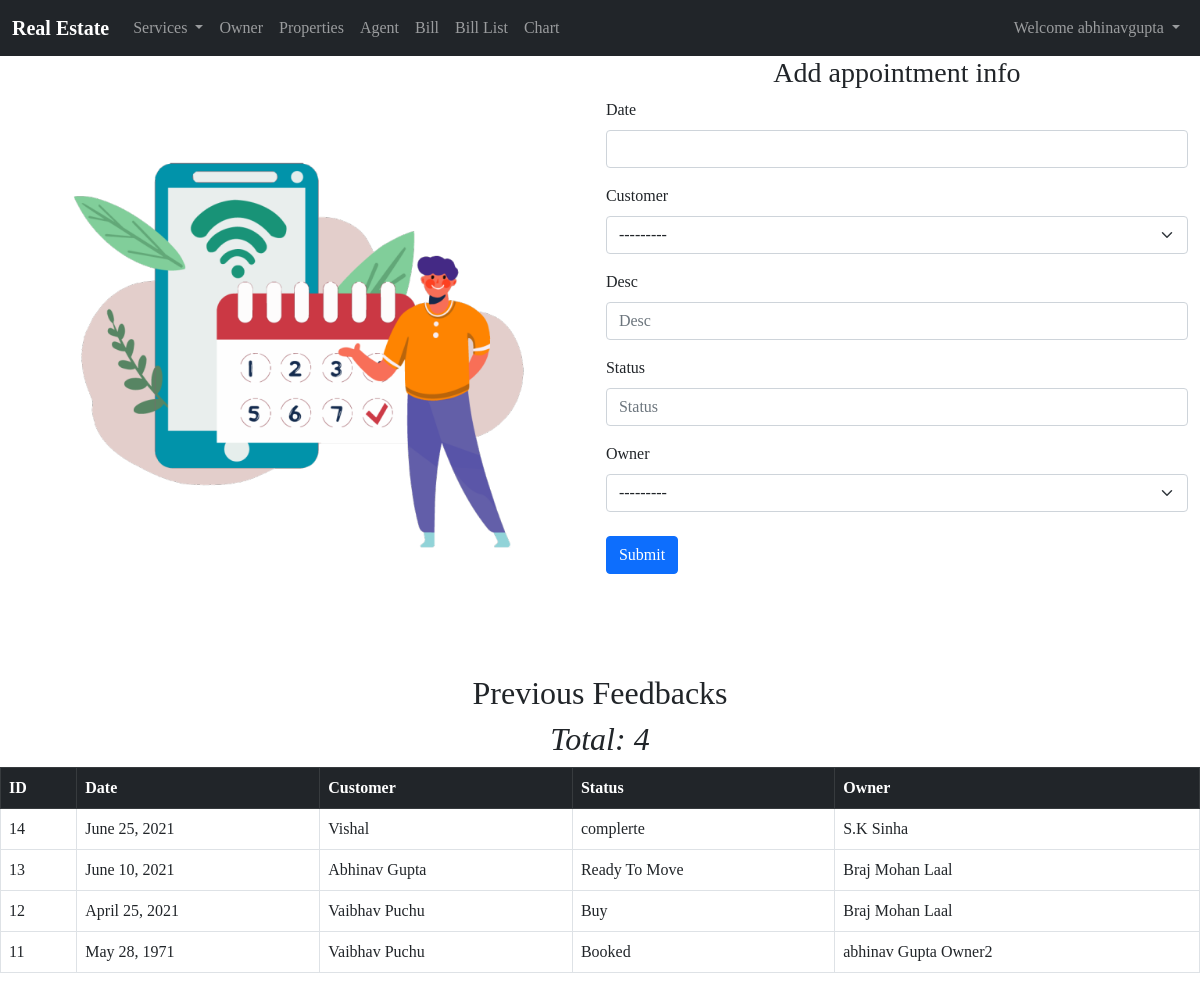
Screenshot of /appointment (signed in) with the database file from the repository.
### Home/models.py (models this page shows, shortened)
class Appointment(models.Model):
    date=models.DateField(auto_now_add=False, null=True,unique = False)
    customer=models.ForeignKey(Customer,on_delete=models.CASCADE)
    desc=models.CharField(max_length=500,null=True)
    status=models.CharField(max_length=50,null=True)
    owner=models.ForeignKey(Owner,on_delete=models.CASCADE)

class Customer(models.Model):
    name=models.CharField(max_length=100)
    email=models.EmailField(max_length=50,unique = True)
    contact=models.IntegerField()
    address=models.TextField()
    image=models.ImageField(upload_to="media/%Y/%m/%d",null=True,blank=True)
    registration=models.ForeignKey(Registration,on_delete=models.CASCADE,null=True,blank=True)
    def __str__(self):
        return self.name

class Owner(models.Model):
    name=models.CharField(max_length=100)
    email=models.EmailField(max_length=50)
    username=models.CharField(max_length=50,unique = True)
    contact=models.IntegerField()
    password=models.CharField(max_length=50)
    def __str__(self):
        return self.name

### Home/views.py (the view, shortened to what this page needs)
# urls.py: path("appointment",views.appointment,name='appointment'),
def appointment(request):
    data=Appointment.objects.all().order_by("-id")
    form=AppointmentForms()
    return render(request,'appointment.html',{'form':form,"feedback":data})

### Home/forms.py
class AppointmentForms(forms.ModelForm):
    class Meta:
        model=Appointment
        fields='__all__'

### templates/appointment.html (shortened to what this page needs)
{% extends 'base.html' %}
{% load static %}
{% load bootstrap5 %}
{% load crispy_forms_tags %}
{% block body %}
<div class="main-container">
    <div class="container-flex container-fluid px-0 mb-4">
        <img src="/static/—Pngtree—cartoon hand drawn mobile appointment_5437868 (1).png" class="d-block w-100 h-80 mx-0" alt="...">
    </div>
    <div class="container-flex container">
        <h3 class="text-center">Add appointment info</h3>
        <form method="post" action="">
            {% bootstrap_form form %}
            <button type="submit" value="Send" class="btn btn-primary my-2 ">Submit</button>
        </form>
    </div>
</div>
<div class="row">
    <div class="col-md-12">
        <h2 class="text-center">Previous Feedbacks</h2>
        <h2 class="text-center"><em>Total: {{feedback|length}}</em></h2>
        <table class="table table-bordered">
            <thead>
                <tr class="table table-dark">
                    <th>ID</th>
                    <th>Date</th>
                    <th>Customer</th>
                    <th>Status</th>
                    <th>Owner</th>
                </tr>
            </thead>
            <tbody>
                {% for msg in feedback %}
                <tr>
                    <td>{{msg.id}}</td>
                    <td>{{msg.date}}</td>
                    <td>{{msg.customer}}</td>
                    <td>{{msg.status}}</td>
                    <td>{{msg.owner}}</td>
                </tr>
                {% endfor %}
            </tbody>
        </table>
    </div>
</div>
    {% endblock body %}

### templates/base.html (shortened to what this page needs)
<!doctype html>
<html lang="en">
<head>
    <link href="https://cdn.jsdelivr.net/npm/bootstrap@5.0.0/dist/css/bootstrap.min.css" rel="stylesheet"
>
    <link rel="stylesheet" href="https://cdnjs.cloudflare.com/ajax/libs/Chart.js/2.8.0/Chart.min.css" />
</head>
<body>
    <nav class="navbar navbar-expand-lg navbar-dark bg-dark">
        <div class="container-fluid">
            <a class="navbar-brand" href="/"><b>Real Estate</b></a>
            <div class="collapse navbar-collapse" id="navbarSupportedContent">
                <ul class="navbar-nav me-auto mb-2 mb-lg-0">
                    <li class="nav-item dropdown">
                        <a class="nav-link dropdown-toggle" href="/services" id="navbarDropdown" role="button"
                            data-bs-toggle="dropdown" aria-expanded="false">
                            Services
                        </a>
                    </li>
                </ul>
                <li class="nav-item">
                    <a class="nav-link" href="owner">Owner</a>
                </li>
                <li class="nav-item">
                    <a class="nav-link" href="property">Properties</a>
                </li>
                <li class="nav-item">
                    <a class="nav-link" href="agent">Agent</a>
                </li>
                <li class="nav-item">
                    <a class="nav-link" href="bill">Bill</a>
                </li>
                <li class="nav-item">
                    <a class="nav-link" href="bills_list">Bill List</a>
                </li>
                <li class="nav-item">
                    <a class="nav-link" href="chart">Chart</a>
                </li>
            {% if user.is_authenticated %}
            <ul class="navbar-nav">
                <li class="nav-item dropdown">
                  <a class="nav-link dropdown-toggle" href="#" id="navbarDropdown" role="button" data-bs-toggle="dropdown" aria-expanded="false">
                    Welcome {{request.user}}
                  </a>
                </li>
            </ul>
            {% endif %}
            </div>
        </div>
    </nav>
    {% if user.is_authenticated %}
    {% block body %}{% endblock body %}
    {% else %}
    <p>Login/Signup First</p>
    {%endif%}
</body>
</html>

### templates/base.html (style rules this page uses)
.container-flex { display: flex; flex-direction: column; }
a { text-decoration: none; }
body { font-family: 'Brush Script MT', cursive; }
.main-container { display: flex; flex-direction: row; }

### rows the page displays
Appointment: id "14", date "June 25, 2021", customer "Vishal", status "complerte", owner "S.K Sinha"
Appointment: id "13", date "June 10, 2021", customer "Abhinav Gupta", status "Ready To Move", owner "Braj Mohan Laal"
Appointment: id "12", date "April 25, 2021", customer "Vaibhav Puchu", status "Buy", owner "Braj Mohan Laal"
Appointment: id "11", date "May 28, 1971", customer "Vaibhav Puchu", status "Booked", owner "abhinav Gupta Owner2"

### other values shown
{{ request.user }} "abhinavgupta"
{{ feedback|length }} "4"
